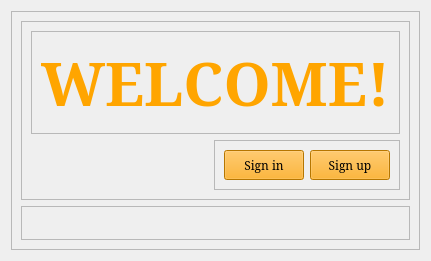
         <widget class="QWidget" name="page">
          <layout class="QVBoxLayout" name="verticalLayout">
           <item>
            <widget class="QFrame" name="frame_3">
             <property name="frameShape">
              <enum>QFrame::StyledPanel</enum>
             </property>
             <property name="frameShadow">
              <enum>QFrame::Raised</enum>
             </property>
             <layout class="QVBoxLayout" name="verticalLayout_3">
              <item>
               <widget class="QFrame" name="frame_2">
                <property name="sizePolicy">
                 <sizepolicy hsizetype="Preferred" vsizetype="Preferred">
                  <horstretch>0</horstretch>
                  <verstretch>0</verstretch>
                 </sizepolicy>
                </property>
                <property name="frameShape">
                 <enum>QFrame::StyledPanel</enum>
                </property>
                <property name="frameShadow">
                 <enum>QFrame::Raised</enum>
                </property>
                <layout class="QVBoxLayout" name="verticalLayout_2">
                 <item>
                  <widget class="QFrame" name="frame_4">
                   <property name="sizePolicy">
                    <sizepolicy hsizetype="Preferred" vsizetype="Preferred">
                     <horstretch>0</horstretch>
                     <verstretch>8</verstretch>
                    </sizepolicy>
                   </property>
                   <property name="frameShape">
                    <enum>QFrame::StyledPanel</enum>
                   </property>
                   <property name="frameShadow">
                    <enum>QFrame::Raised</enum>
                   </property>
                   <layout class="QGridLayout" name="gridLayout_3">
                    <item row="0" column="0">
                     <widget class="QLabel" name="label">
                      <property name="sizePolicy">
                       <sizepolicy hsizetype="Fixed" vsizetype="Fixed">
                        <horstretch>0</horstretch>
                        <verstretch>0</verstretch>
                       </sizepolicy>
                      </property>
                      <property name="font">
                       <font>
                        <family>Serif</family>
                        <pointsize>45</pointsize>
                        <weight>75</weight>
                        <italic>false</italic>
                        <bold>true</bold>
                       </font>
                      </property>
                      <property name="styleSheet">
                       <string notr="true">color: orange;
</string>
                      </property>
                      <property name="text">
                       <string>WELCOME!</string>
                      </property>
                     </widget>
                    </item>
                   </layout>
                  </widget>
                 </item>
                 <item>
                  <widget class="QFrame" name="frame_5">
                   <property name="sizePolicy">
                    <sizepolicy hsizetype="Fixed" vsizetype="Fixed">
                     <horstretch>0</horstretch>
                     <verstretch>2</verstretch>
                    </sizepolicy>
                   </property>
                   <property name="layoutDirection">
                    <enum>Qt::RightToLeft</enum>
                   </property>
                   <property name="styleSheet">
                    <string notr="true">#frame_5 QPushButton{
background-color: orange;
color: black;
}

#frame_5 QPushButton:hover{
	background-color: #FFCE9F;
	color: black;
}</string>
                   </property>
                   <property name="frameShape">
                    <enum>QFrame::StyledPanel</enum>
                   </property>
                   <property name="frameShadow">
                    <enum>QFrame::Raised</enum>
                   </property>
                   <layout class="QHBoxLayout" name="horizontalLayout">
                    <item>
                     <widget class="QPushButton" name="btn_signup">
                      <property name="sizePolicy">
                       <sizepolicy hsizetype="Minimum" vsizetype="Minimum">
                        <horstretch>0</horstretch>
                        <verstretch>0</verstretch>
                       </sizepolicy>
                      </property>
                      <property name="minimumSize">
                       <size>
                        <width>70</width>
                        <height>0</height>
                       </size>
                      </property>
                      <property name="font">
                       <font>
                        <family>Serif</family>
                       </font>
                      </property>
                      <property name="styleSheet">
                       <string notr="true"/>
                      </property>
                      <property name="text">
                       <string>Sign up</string>
                      </property>
                     </widget>
                    </item>
                    <item>
                     <widget class="QPushButton" name="btn_signin">
                      <property name="sizePolicy">
                       <sizepolicy hsizetype="Minimum" vsizetype="Minimum">
                        <horstretch>0</horstretch>
                        <verstretch>0</verstretch>
                       </sizepolicy>
                      </property>
                      <property name="minimumSize">
                       <size>
                        <width>70</width>
                        <height>30</height>
                       </size>
                      </property>
                      <property name="font">
                       <font>
                        <family>Serif</family>
                       </font>
                      </property>
                      <property name="styleSheet">
                       <string notr="true"/>
                      </property>
                      <property name="text">
                       <string>Sign in</string>
                      </property>
                     </widget>
                    </item>
                   </layout>
                  </widget>
                 </item>
                </layout>
               </widget>
              </item>
              <item>
               <widget class="QFrame" name="frame_6">
                <property name="sizePolicy">
                 <sizepolicy hsizetype="Preferred" vsizetype="Preferred">
                  <horstretch>0</horstretch>
                  <verstretch>0</verstretch>
                 </sizepolicy>
                </property>
                <property name="frameShape">
                 <enum>QFrame::StyledPanel</enum>
                </property>
                <property name="frameShadow">
                 <enum>QFrame::Raised</enum>
                </property>
                <layout class="QGridLayout" name="gridLayout_10">
                 <item row="0" column="0">
                  <widget class="QLabel" name="label_introPic">
                   <property name="text">
                    <string/>
                   </property>
                  </widget>
                 </item>
                </layout>
               </widget>
              </item>
             </layout>
            </widget>
           </item>
          </layout>
         </widget>
